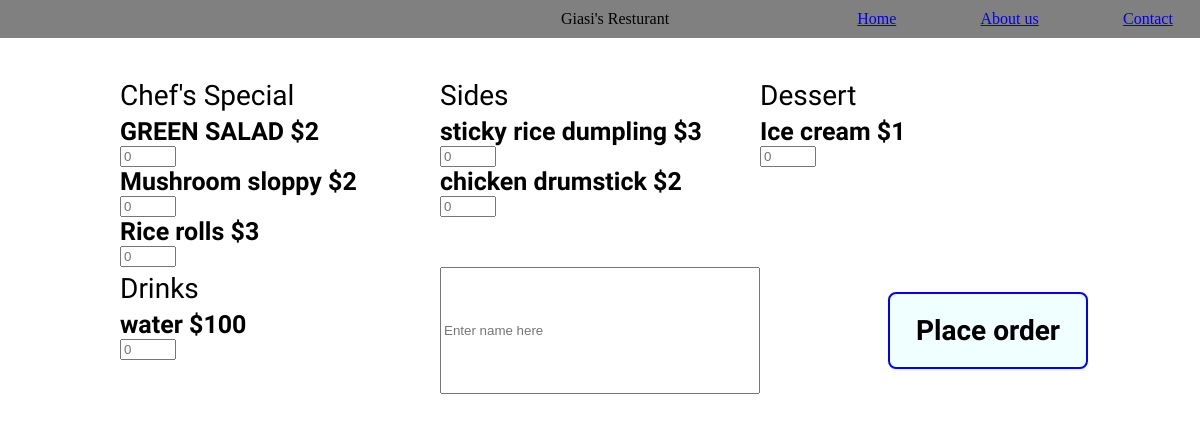
The app's page /menu/ with its own data.
### jimmy/models.py (models this page shows, shortened)
class Item(models.Model):
    title = models.CharField(max_length=50)
    price = models.PositiveIntegerField()
    description = models.TextField()
    category = models.CharField(max_length=50, choices=CATEGORIES)

### jimmy/views.py (the view)
# urls.py: path('menu/', jimmy_views.view_menu, name = "menu_url"),
def view_menu(request):
    items = Item.objects.all()
    menu = {}
    for i in items:
        if i.category not in menu:
            menu[i.category] = [i]
        else:
            menu[i.category].append(i)
    data = {"menu": menu}
    return render (request, "menu.html", context = data)

### jimmy/templates/menu.html (shortened to what this page needs)
{% extends "base.html" %}
{% block content %}
    <form action="{% url 'place_order' %}" method="post">
        <div class="container">
            {% for category, items in menu.items %}
                <div class="category">
                <div class="category_title">{{category}}</div>
                    {% for i in items %}
                    <div class="items"> {{i.title}}   <span class="price">${{i.price}}</span></div>
                        <input type="number" name="order_{{i.id}}" class="item_count" id="order_{{i.id}}" min="0" max="10" placeholder="0">
                {% endfor%}
            </div>
            {% endfor%}
            <input type="text" name="name" id="name" placeholder="Enter name here">
            <button type="submit" id="submit">Place order</button>
            </div>
        </form>
{% endblock content %}

### jimmy/templates/base.html (shortened to what this page needs)
<!DOCTYPE html>
<html lang="en">
<head>
</head>
<body>
    <header>
        <div class="nav-bar">
            <div class="nav-element"></div>
            <div class="nav-name">Giasi's Resturant</div>
            <div class="nav-links">
                <a class="nav-item" href="{% url 'menu_url' %}">Home</a>
                <a class="nav-item" href="{% url 'about_us' %}">About us</a>
                <a class="nav-item" href="{% url 'menu_url' %}">Contact</a>
            </div>
        </div>
    </header>
    {% block content %}{% endblock content %}
</body>
</html>

### jimmy/templates/menu.html (style rules this page uses)
.container { display:grid; grid-template-columns: repeat(3,1fr); margin: 3% auto; width: 80% }
.category_title { padding: 5px 0px; font-size: 28px; font-family: 'Festive', cursive; }
.items { font-size: 25px; font-family: 'Indie Flower', cursive; font-weight: 700; }
#submit { margin: 25px 40%; padding: 20px; border-radius: 8px; border: 2px solid blue; width: 200px; background-color: azure; font-size: 28px; font-weight: bold; font-family: 'Gruppo'; }

### jimmy/templates/base.html (style rules this page uses)
body { margin: 0px !important; }
.nav-bar { width: 100%; display: grid; grid-template-columns: 1fr 1fr 1fr; padding: 10px 15px; background-color: grey; margin: 0px; }
.nav-links, .nav-name { display: flex; justify-content: space-around }

### records on screen
Item: category "Chef's Special", title "GREEN SALAD", price "2"
Item: title "Mushroom sloppy", price "2"
Item: title "Rice rolls", price "3"
Item: category "Sides", title "sticky rice dumpling", price "3"
Item: title "chicken drumstick", price "2"
Item: category "Dessert", title "Ice cream", price "1"
Item: category "Drinks", title "water", price "100"
